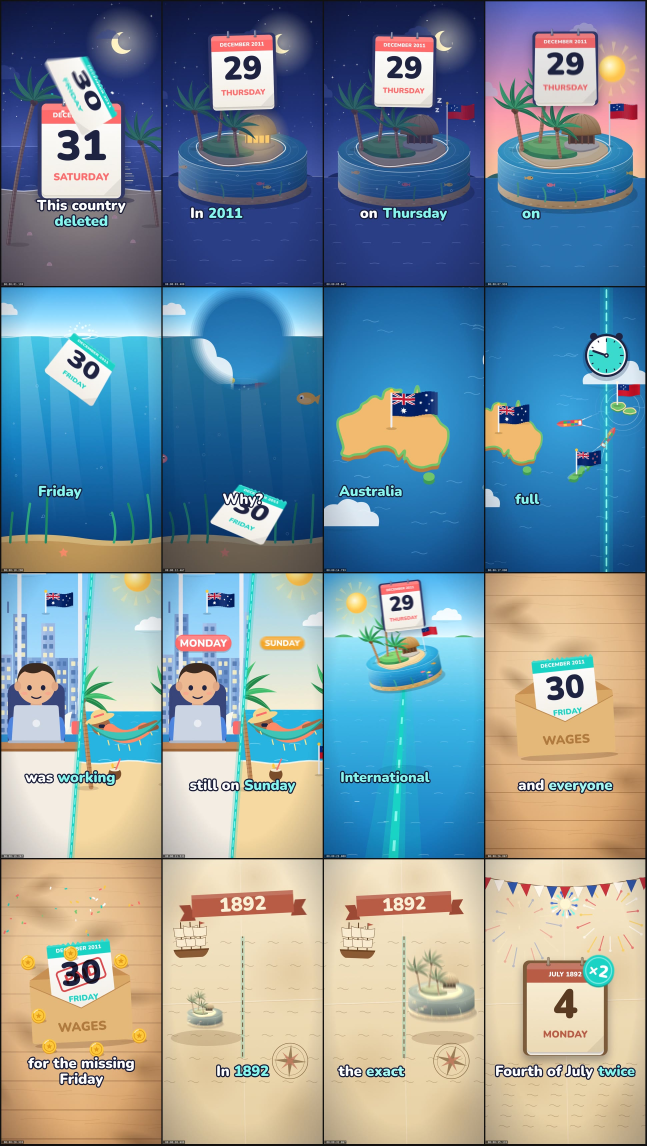
#> input picture videos/samoa_skipped_a_day/look/sheet.jpg, 1940 x 3436 px, given in place of Z1_shot_variety.jpg, which was not available (shown at 1/3 size)
$ python z1_sheet.py ../../../samoa_skipped_a_day/look/sheet.jpg ../../../they-banned-beer-sold-baking-syrup/checkpoints/checkpoint3_cast.jpg 5 ../../../they-banned-beer-sold-baking-syrup/checkpoints/checkpoint3_cast.jpg
#> lines starting #> are read from the running program, lines starting #| are printed output that depends on the picture
#!/usr/bin/env python3
"""Board Z1 side-by-side: Rick's 20 frames (1 per second) on top, ours (1 per second over the same span) below, with
the measured camera numbers. usage: python3 scripts/z1_sheet.py out.jpg <frames dir> <first frame> <qa report txt>"""
import sys, glob, os
from PIL import Image, ImageDraw, ImageFont
out, d, f0, rep = sys.argv[1], sys.argv[2], int(sys.argv[3]), sys.argv[4]
F = lambda s: ImageFont.truetype("/usr/share/fonts/truetype/dejavu/DejaVuSans-Bold.ttf", s)
G = lambda s: ImageFont.truetype("/usr/share/fonts/truetype/dejavu/DejaVuSans.ttf", s)
z1 = Image.open("/home/claude/ice/refs/Z1_shot_variety.jpg").convert("RGB")
#> z1 is the input picture: PIL image 1940x3436 RGB; mean R, G, B 130.4, 148.6, 157.6
rick = z1.crop((0, 0, 1800, 790))  # title + Rick's two rows + his caption
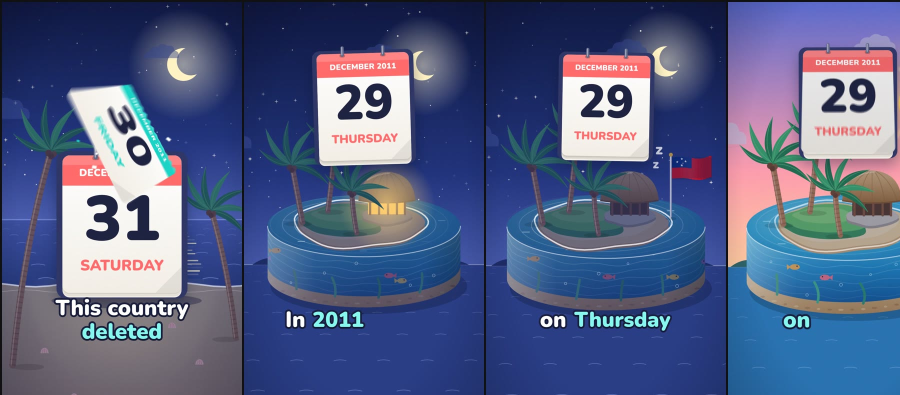
#> rick: PIL image 1800x790 RGB (shown at 1/2 size); mean R, G, B 84.1, 95.1, 132.6
W, cw, ch = 1800, 180, 320
ours = [os.path.join(d, f"f{f:04d}.jpg") for f in range(f0, f0 + 20 * 30, 30)]
ours = [p for p in ours if os.path.exists(p)]
sheet = Image.new("RGB", (W, 790 + 50 + 2 * ch + 260), (17, 17, 20)); dr = ImageDraw.Draw(sheet)
sheet.paste(rick, (0, 0))
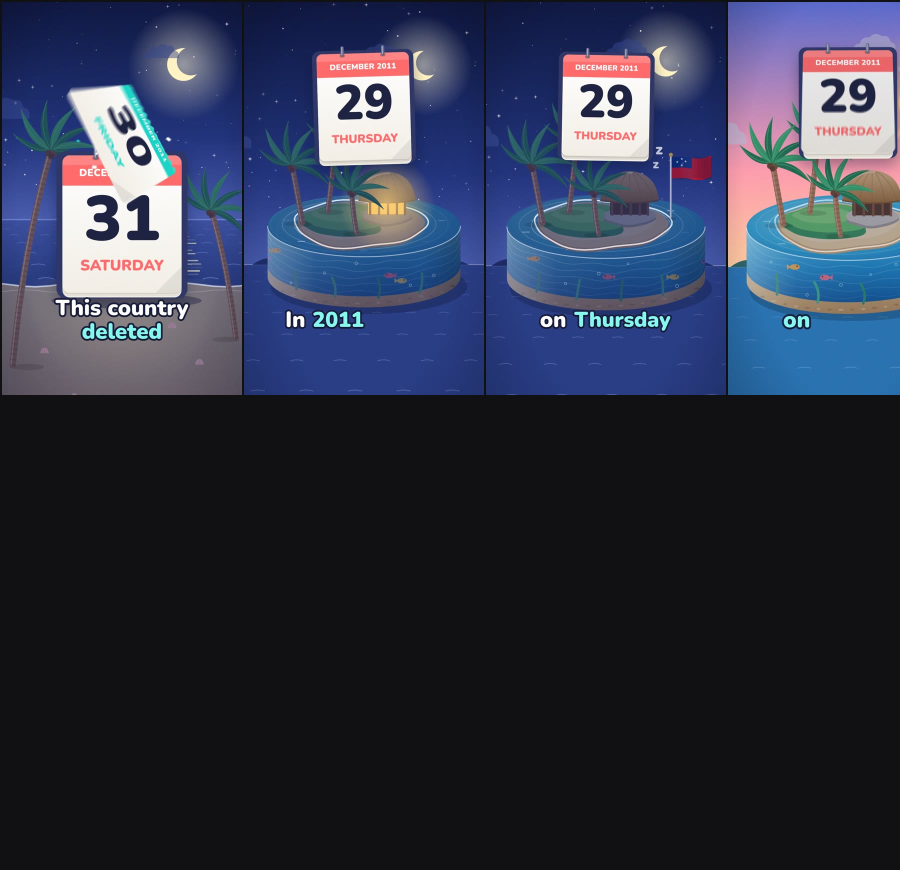
#> sheet: PIL image 1800x1740 RGB (shown at 1/2 size); mean R, G, B 47.5, 52.4, 71.1
dr.text((16, 800), f"OURS - The Man Who Sold the Eiffel Tower ({f0 / 30:.0f}-{f0 / 30 + 19:.0f} s, 1 frame per second, same crop size)", fill=(120, 230, 140), font=F(28))
for i, p in enumerate(ours):
    im = Image.open(p).convert("RGB").resize((cw, ch)); sheet.paste(im, ((i % 10) * cw, 840 + (i // 10) * ch))
y = 840 + 2 * ch + 14
#> (the run stopped early here; a loop or call above may not have finished)

$ run again, on videos/they-banned-beer-sold-baking-syrup/checkpoints/checkpoint3_cast.jpg
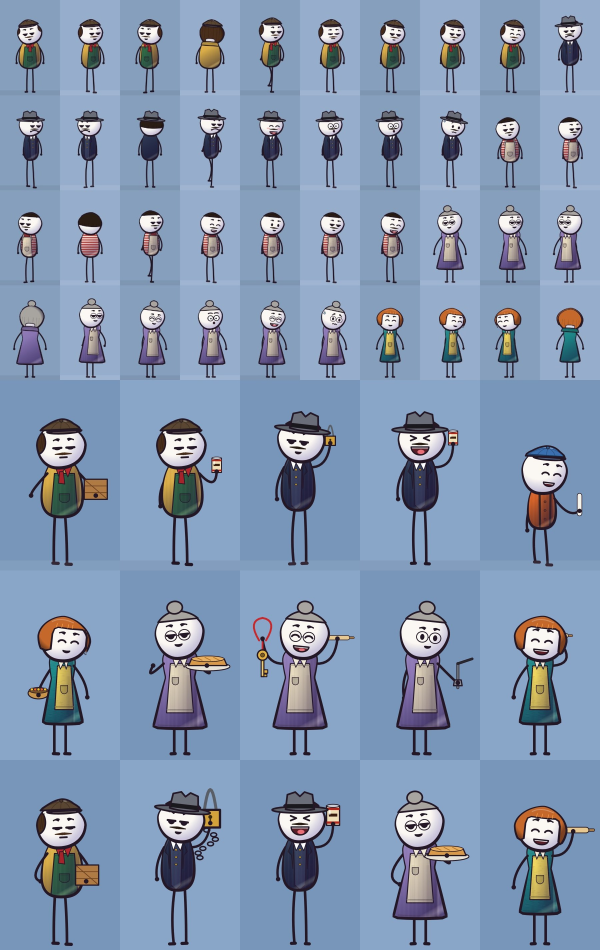
#> input picture videos/they-banned-beer-sold-baking-syrup/checkpoints/checkpoint3_cast.jpg, 1800 x 2850 px, given in place of Z1_shot_variety.jpg, which was not available (shown at 1/3 size)
#> z1 is the input picture: PIL image 1800x2850 RGB; mean R, G, B 130.1, 150, 177.3
#> `rick = z1.crop((0, 0, 1800, 790))  # title + Rick's two rows + his cap..`:
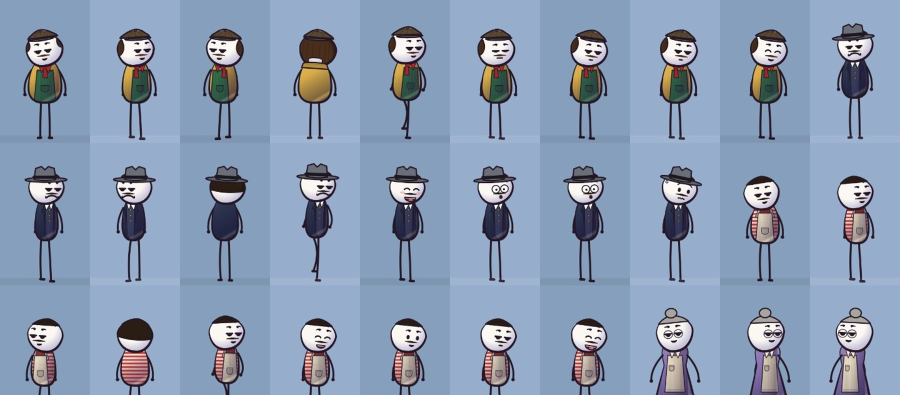
#> rick: PIL image 1800x790 RGB (shown at 1/2 size); mean R, G, B 136.8, 154.5, 179.7
#> `sheet.paste(rick, (0, 0))`:
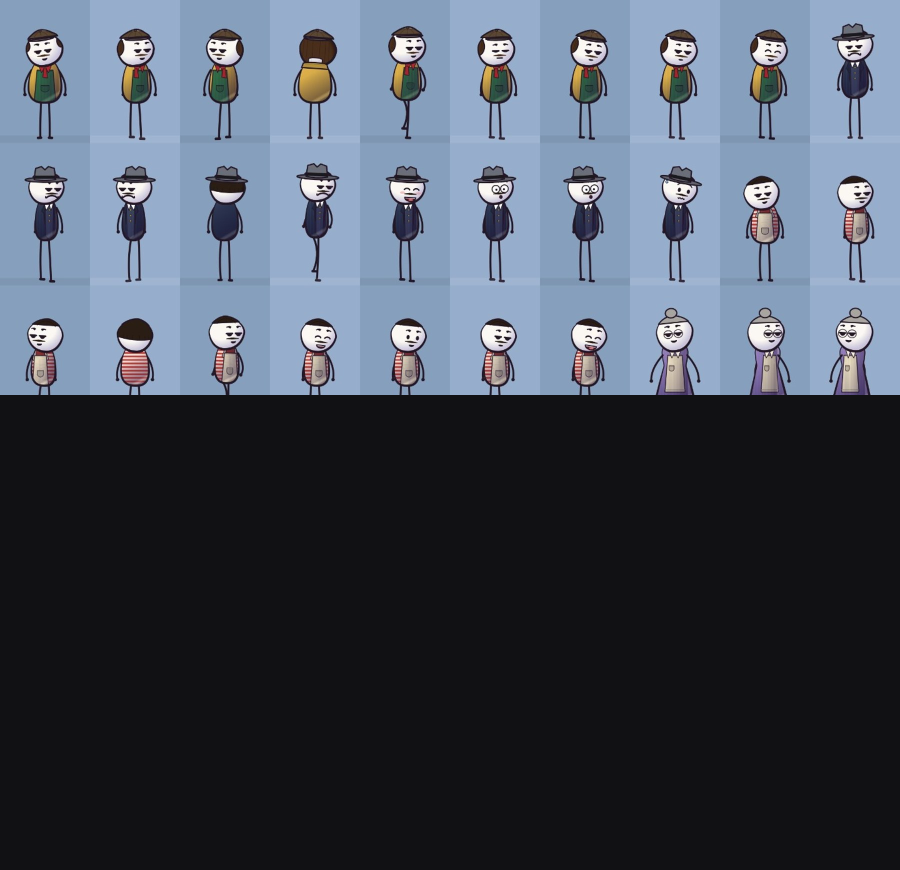
#> sheet: PIL image 1800x1740 RGB (shown at 1/2 size); mean R, G, B 71.4, 79.4, 92.5
